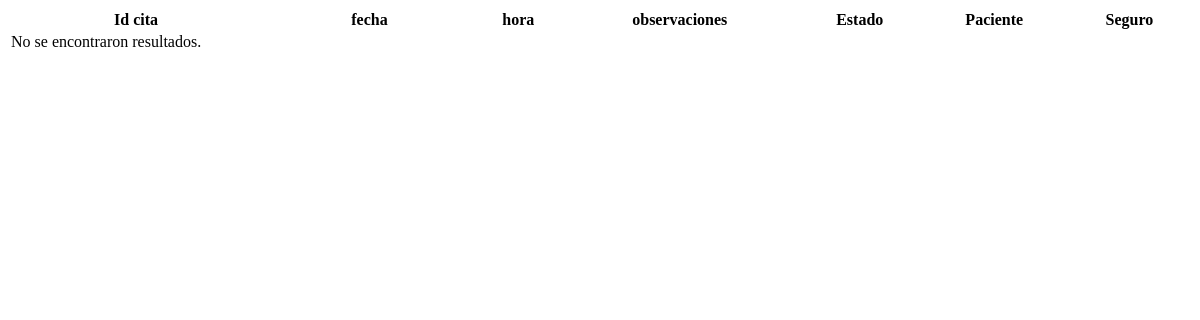
The page /consulta_cita2.php on the database as committed earlier.
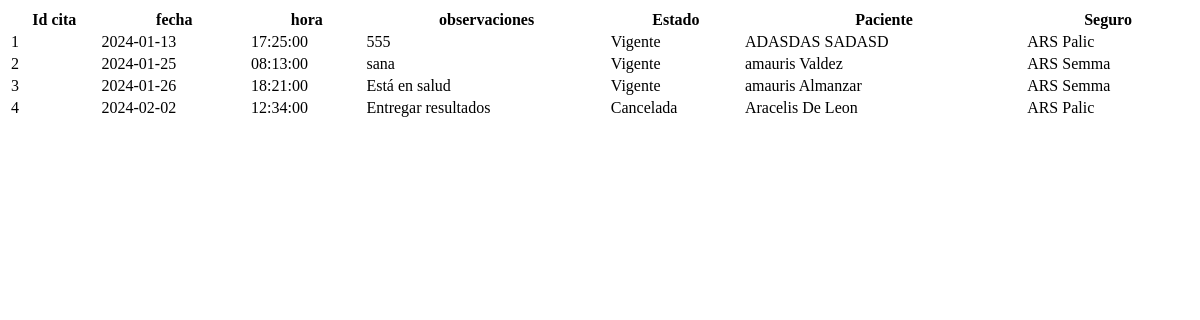
The same page on the database as committed later.
### tables this page shows
CREATE TABLE `citas` (
  `id_cita` int NOT NULL,
  `fecha` date DEFAULT NULL,
  `hora` time DEFAULT NULL,
  `id_paciente` int DEFAULT NULL,
  `id_medico` int DEFAULT NULL,
  `observaciones` text,
  `Estado` text,
  PRIMARY KEY (`id_cita`),
  KEY `FK_Citas_Paciente` (`id_paciente`),
  KEY `FK_Citas_Medicos` (`id_medico`)
);

CREATE TABLE `seguro` (
  `Id_seguro_salud` int NOT NULL,
  `Nombre` text,
  PRIMARY KEY (`Id_seguro_salud`)
);

### consulta_cita2.php (the view, shortened to what this page needs)
<?php
$servername = "localhost";
$username = "root";
$password = "";
$database = "pediatra_sis";
$conn = new mysqli($servername, $username, $password, $database);
$query = "SELECT citas.id_cita, citas.fecha, citas.hora, citas.observaciones, citas.Estado, CONCAT(paciente.nombre, ' ', paciente.apellido) AS Paciente, seguro.Nombre AS nombre_seguro FROM citas JOIN paciente ON citas.id_paciente = paciente.id_paciente JOIN seguro_paciente ON citas.id_paciente = seguro_paciente.id_paciente JOIN seguro ON seguro_paciente.Id_seguro_salud = seguro.Id_seguro_salud";
$result = $conn->query($query);
?>
<!DOCTYPE html>
<html lang="es">
<head>
  <link rel="stylesheet" href="https://cdn.datatables.net/1.13.5/css/jquery.dataTables.min.css">
  <link rel="stylesheet" href="https://cdn.datatables.net/buttons/2.4.1/css/buttons.dataTables.min.css">
</head>
<body>
  <table id="tabla_citas" class="display" style="width:100%">
    <thead>
      <tr>
        <th>Id cita</th>
        <th>fecha</th>
        <th>hora</th>
        <th>observaciones</th>
        <th>Estado</th>
        <th>Paciente</th>
        <th>Seguro</th>
      </tr>
    </thead>
    <tbody>
      <?php
      if ($result->num_rows > 0) {
        while ($row = $result->fetch_assoc()) {
          echo "<tr onclick=\"seleccionarcita('" . $row["id_citas"] . "', '" . $row["fecha"] . "','" . $row["hora"] . "','" . $row["observaciones"] . "','" . $row["Estado"] . "','" . $row["Paciente"] . "','" . $row["nombre_seguro"] . "')\">";
          echo "<td>" . $row["id_cita"] . "</td>";
          echo "<td>" . $row["fecha"] . "</td>";
          echo "<td>" . $row["hora"] . "</td>";
          echo "<td>" . $row["observaciones"] . "</td>";
          echo "<td>" . $row["Estado"] . "</td>";
          echo "<td>" . $row["Paciente"] . "</td>";
          echo "<td>" . $row["nombre_seguro"] . "</td>";
          echo "</tr>";
        }
      } else {
        echo "<tr><td colspan='2'>No se encontraron resultados.</td></tr>";
      }
      ?>
    </tbody>
  </table>
</body>
</html>

Rows that differ between the two databases and show on the page:
added citas: id_cita "1", fecha "2024-01-13", hora "17:25:00", observaciones "555", Estado "Vigente", Paciente "ADASDAS SADASD", seguro.Nombre "ARS Palic"
added citas: id_cita "2", fecha "2024-01-25", hora "08:13:00", observaciones "sana", Estado "Vigente", Paciente "amauris Valdez", seguro.Nombre "ARS Semma"
added citas: id_cita "3", fecha "2024-01-26", hora "18:21:00", observaciones "Está en salud", Estado "Vigente", Paciente "amauris Almanzar", seguro.Nombre "ARS Semma"
added citas: id_cita "4", fecha "2024-02-02", hora "12:34:00", observaciones "Entregar resultados", Estado "Cancelada", Paciente "Aracelis De Leon", seguro.Nombre "ARS Palic"
Other text that changed with them:
text no longer shown: "No se encontraron resultados."
